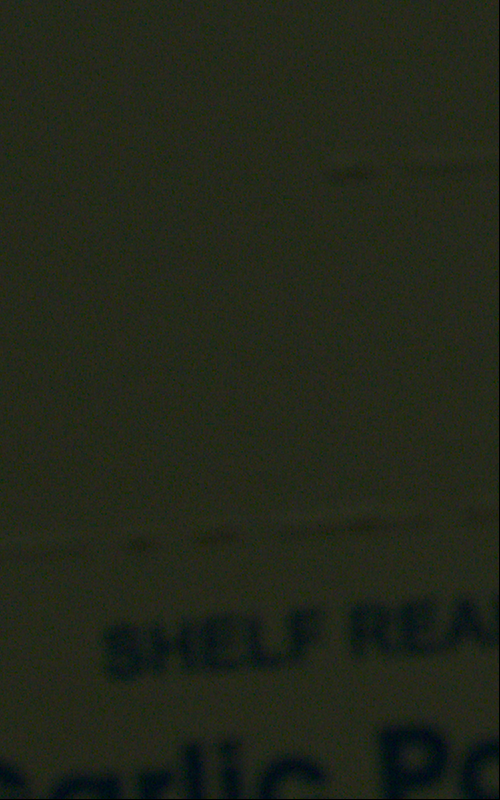
#> input picture ai_services/image_20251223_132500.png, 500 x 800 px
$ python -i ocr_utils.py   (imports and definitions only)
#> lines starting #> are read from the running program, lines starting #| are printed output that depends on the picture
#> further down, picture is the input picture: shape (800, 500, 3); mean B, G, R 25.4, 38.7, 33.9
"""
OCR Utility Functions
Common helpers for text recognition and preprocessing
"""
import cv2
import numpy as np
import logging

logger = logging.getLogger(__name__)


class HostDeviceMem:
    """Simple helper data class for storing host and device memory pointers"""

    def __init__(self, host_mem, device_mem):
        self.host = host_mem
        self.device = device_mem

    def __str__(self):
        return "Host:\n" + str(self.host) + "\nDevice:\n" + str(self.device)

    def __repr__(self):
        return self.__str__()


def preprocess_text_image(
    image: np.ndarray,
    target_height: int = 48,
    min_width: int = 320,
    max_width: int = 2000
) -> np.ndarray:
    """
    Preprocess image for text recognition model

    Args:
        image: Input image (BGR or grayscale)
        target_height: Target height (default: 48)
        min_width: Minimum width to pad to
        max_width: Maximum width to resize to

    Returns:
        Preprocessed tensor [1, 3, H, W]
    """
#> called with target_height = 48, min_width = 320, max_width = 2000
    # Convert to grayscale if needed
    if len(image.shape) == 3:
        gray = cv2.cvtColor(image, cv2.COLOR_BGR2GRAY)
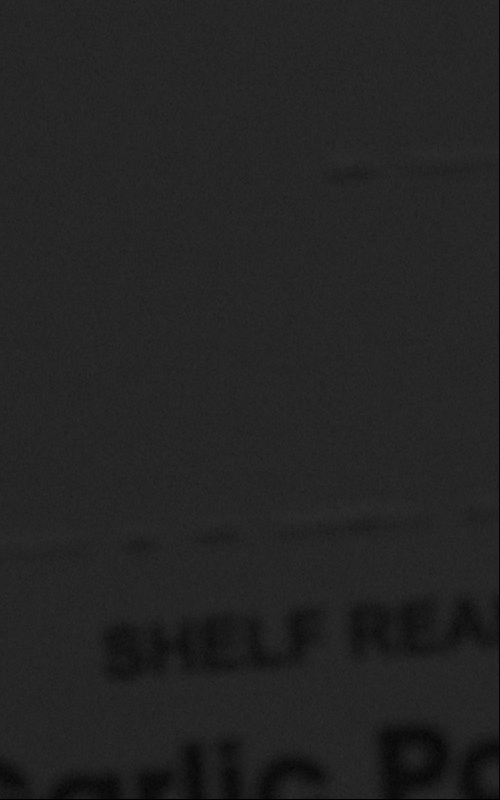
#> gray: shape (800, 500); min 0, max 47, mean 35.8
    else:
        gray = image

    # Resize to target height while maintaining aspect ratio
    h, w = gray.shape
#> h = 800; w = 500
    ratio = target_height / h
#> ratio = 0.06
    new_w = int(w * ratio)
#> new_w = 30

    # Ensure minimum width of at least 10px
    new_w = max(new_w, 10)

    # Resize maintaining aspect ratio
    resized = cv2.resize(gray, (new_w, target_height))

    # Only pad if width is less than min_width (for TensorRT engine constraints)
    if new_w < min_width:
        pad_width = min_width - new_w
#> pad_width = 290
        resized = cv2.copyMakeBorder(
            resized,
            0, 0, 0, pad_width,  # top, bottom, left, right
            cv2.BORDER_CONSTANT,
            value=0  # Pad with black
        )
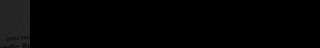
#> resized: shape (48, 320); min 0, max 43, mean 3.4
        new_w = min_width

    # Resize if width exceeds max_width
    if new_w > max_width:
        resized = cv2.resize(resized, (max_width, target_height))
        new_w = max_width

    # Normalize to [0, 1]
    normalized = resized.astype(np.float32) / 255.0
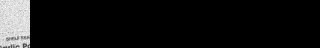
#> normalized: shape (48, 320) float32; min 0, max 0.169, mean 0.0131; drawn with min black and max white

    # Subtract mean and divide by std (standard normalization)
    mean = np.array([0.5], dtype=np.float32)
    std = np.array([0.5], dtype=np.float32)
    normalized = (normalized - mean) / std

    # Convert to 3 channels (RGB format)
    tensor = np.stack([normalized, normalized, normalized], axis=0).astype(np.float32)

    # Add batch dimension: [1, 3, H, W]
    tensor = np.expand_dims(tensor, axis=0).astype(np.float32)

    return tensor


# [272 lines left out: functions decode_ctc_greedy, calculate_confidence, _order_points, crop_text_region, compare_texts, draw_text_on_image and 2 more, not called in this run]

>>> import cv2
>>> picture = cv2.imread('../image_20251223_132500.png')
>>> result = preprocess_text_image(picture)
